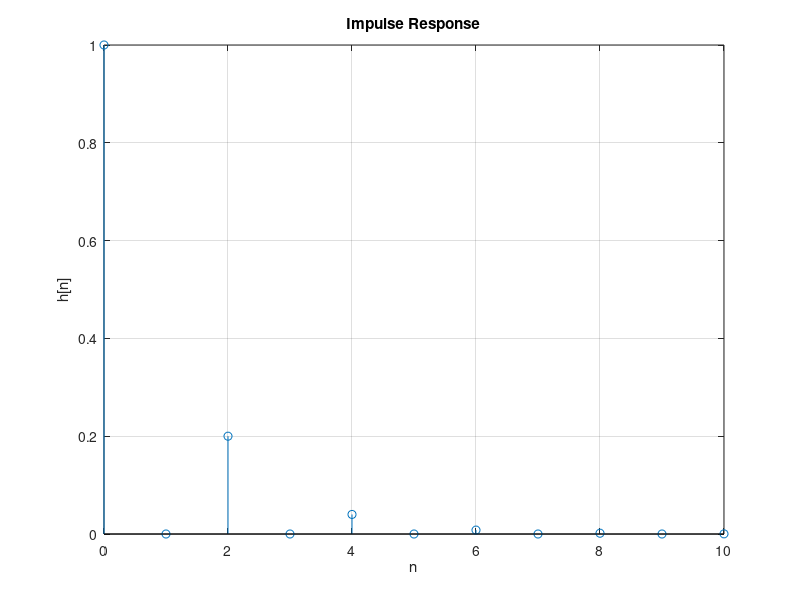

Write the MATLAB code that produced this figure.
a=[1 0 -0.2];
b=1;
x=[1 zeros(1, 10)];
y=filter(b,a,x);
n=0:10;
stem(n,y)
xlabel('n')
ylabel('h[n]')
title('Impulse Response')
grid